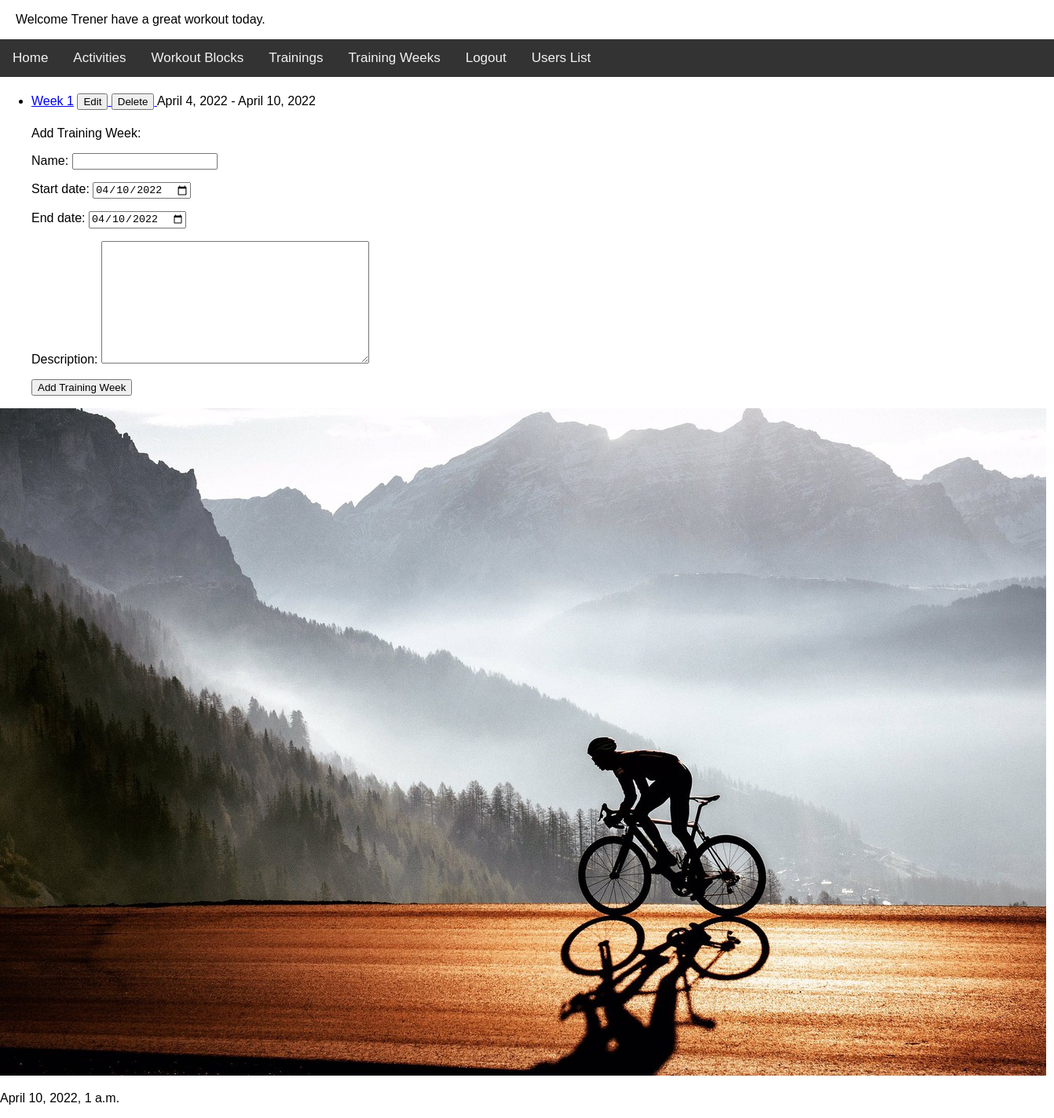
Screenshot of /trainingz_app/list_training_weeks/ (signed in) with the database file from the repository.
### trainingz_app/models.py (models this page shows)
class TrainingWeek(models.Model):
    name = models.CharField(max_length=40)
    start_date = models.DateField(default=datetime.date.today())
    end_date = models.DateField(default=datetime.date.today())
    trainings = models.ManyToManyField(TrainingDay)
    description = models.TextField()
    def __str__(self):
        return self.name
    def get_absolute_url(self):
        return reverse("detail_training_week", args=(self.id,))
    def get_update_url(self):
        return reverse("update_training_week", kwargs={"id": self.id})
    def get_delete_url(self):
        return reverse("delete_training_week", kwargs={"id": self.id})

### trainingz_app/views.py (the view, shortened to what this page needs)
class ShowTrainingWeeksView(LoginRequiredMixin, View):
    def get(self, request):
        form_week = AddTrainingWeekForm()
        return render(
            request,
            "list_training_weeks.html",
            {"object_list": TrainingWeek.objects.all(), "form_week": form_week},
        )

### trainingz_app/forms.py
class AddTrainingWeekForm(forms.ModelForm):
    class Meta:
        model = TrainingWeek
        exclude = ["trainings"]
        widgets = {
            "start_date": DateInput(attrs={"type": "date"}),
            "end_date": DateInput(attrs={"type": "date"}),
        }

### trainingz_app/context_processor.py (called while the page is built)
def get_date(request):
    return {"date": datetime.now()}

### trainingz_app/templates/list_training_weeks.html (shortened to what this page needs)
{% extends 'base.html' %}
{% block trainingz %}
    <ul>
        {% for item in object_list %}
            <li style="padding-block:5px">
                <a href="{{ item.get_absolute_url }}">{{ item }}</a>
                <a href="{{ item.get_update_url }}">
                    <button>Edit</button>
                </a>
                <a href="{{ item.get_delete_url }}">
                    <button>Delete</button>
                </a>
                {{ item.start_date }} - {{ item.end_date }}
            </li>
        {% endfor %}
        <form method="POST">
            <p>Add Training Week:</p>
            {{ form_week.as_p }}
            <input type="submit" value="Add Training Week">
    </ul>
{% endblock %}

### trainingz_app/templates/base.html (shortened to what this page needs)
<!DOCTYPE html>
{% load static %}
<html lang="en">
<head>
    <link rel="stylesheet" type="text/css" href="{% static 'css/base.css' %}">
</head>
<body>
<p style="padding-left:20px">Welcome {{ user }} have a great workout today.</p>
</body>
<div class="topnav">
    <a href="{% url 'index' %}">Home</a>
    {% if user.is_authenticated %}
        <a href="{% url 'list_activities' %}">Activities</a>
        <a href="{% url 'list_workout_blocks' %}">Workout Blocks</a>
        <a href="{% url 'list_trainings' %}">Trainings</a>
        <a href="{% url 'list_training_weeks' %}">Training Weeks</a>
        <a href="{% url 'logout' %}">Logout</a>
        {% if user.is_authenticated and user.is_superuser %}
            <a href="{% url 'users_list' %}">Users List</a>
        {% endif %}
    {% else %}
        <a href="{% url 'login' %}">Login</a>
        <a href="{% url 'register' %}">Register</a>
    {% endif %}
</div>
{% block trainingz %}
{% endblock %}
<p><img src="{% static 'cycling.jpeg' %}"></p>
<p>{{ date }}</p>
</html>

### trainingz_app/static/css/base.css (style rules this page uses)
body { margin: 0; font-family: Arial, Helvetica, sans-serif; }
.topnav { overflow: hidden; background-color: #333; }
.topnav a { float: left; color: #f2f2f2; text-align: center; padding: 14px 16px; text-decoration: none; font-size: 17px; }

### rows the page displays
TrainingWeek: name "Week 1", start_date "April 4, 2022", end_date "April 10, 2022"

### other values shown
{{ user }} "Trener"
